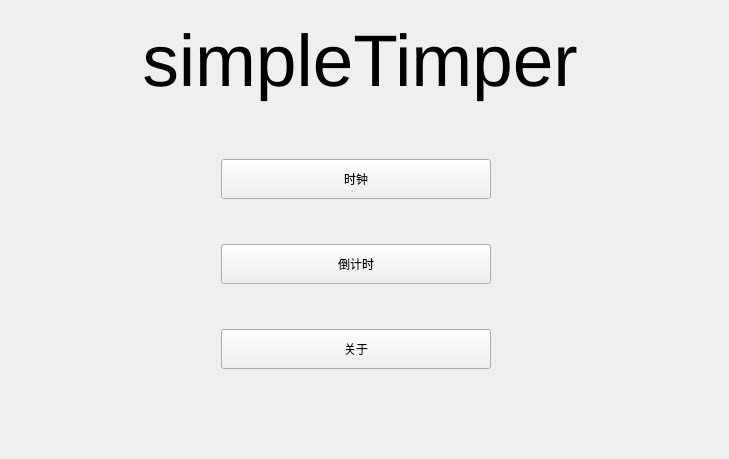
<?xml version="1.0" encoding="UTF-8"?>
<ui version="4.0">
 <class>Form</class>
 <widget class="QWidget" name="Form">
  <property name="windowModality">
   <enum>Qt::NonModal</enum>
  </property>
  <property name="geometry">
   <rect>
    <x>0</x>
    <y>0</y>
    <width>729</width>
    <height>459</height>
   </rect>
  </property>
  <property name="windowTitle">
   <string>Form</string>
  </property>
  <widget class="QStackedWidget" name="stackedWidget">
   <property name="geometry">
    <rect>
     <x>0</x>
     <y>0</y>
     <width>729</width>
     <height>459</height>
    </rect>
   </property>
   <widget class="QWidget" name="firstPage">
    <widget class="QLabel" name="title">
     <property name="geometry">
      <rect>
       <x>70</x>
       <y>10</y>
       <width>580</width>
       <height>101</height>
      </rect>
     </property>
     <property name="font">
      <font>
       <pointsize>55</pointsize>
      </font>
     </property>
     <property name="text">
      <string>simpleTimper</string>
     </property>
     <property name="textFormat">
      <enum>Qt::AutoText</enum>
     </property>
     <property name="alignment">
      <set>Qt::AlignCenter</set>
     </property>
    </widget>
    <widget class="QPushButton" name="about">
     <property name="geometry">
      <rect>
       <x>221</x>
       <y>329</y>
       <width>270</width>
       <height>40</height>
      </rect>
     </property>
     <property name="text">
      <string>关于</string>
     </property>
    </widget>
    <widget class="QPushButton" name="countdown">
     <property name="geometry">
      <rect>
       <x>221</x>
       <y>244</y>
       <width>270</width>
       <height>40</height>
      </rect>
     </property>
     <property name="text">
      <string>倒计时</string>
     </property>
    </widget>
    <widget class="QPushButton" name="timer">
     <property name="geometry">
      <rect>
       <x>221</x>
       <y>159</y>
       <width>270</width>
       <height>40</height>
      </rect>
     </property>
     <property name="text">
      <string>时钟</string>
     </property>
    </widget>
   </widget>
   <widget class="QWidget" name="timerPage">
    <widget class="QPushButton" name="fullDisplayBtn1">
     <property name="geometry">
      <rect>
       <x>230</x>
       <y>320</y>
       <width>270</width>
       <height>40</height>
      </rect>
     </property>
     <property name="text">
      <string>全屏显示</string>
     </property>
    </widget>
    <widget class="QLabel" name="nowTime">
     <property name="geometry">
      <rect>
       <x>70</x>
       <y>20</y>
       <width>571</width>
       <height>201</height>
      </rect>
     </property>
     <property name="font">
      <font>
       <pointsize>100</pointsize>
      </font>
     </property>
     <property name="text">
      <string>TextLabel</string>
     </property>
     <property name="alignment">
      <set>Qt::AlignCenter</set>
     </property>
    </widget>
    <widget class="QLabel" name="nowDate">
     <property name="geometry">
      <rect>
       <x>80</x>
       <y>230</y>
       <width>571</width>
       <height>71</height>
      </rect>
     </property>
     <property name="font">
      <font>
       <pointsize>38</pointsize>
      </font>
     </property>
     <property name="text">
      <string>TextLabel</string>
     </property>
     <property name="alignment">
      <set>Qt::AlignCenter</set>
     </property>
    </widget>
   </widget>
   <widget class="QWidget" name="countdownPage">
    <widget class="QLabel" name="point1">
     <property name="geometry">
      <rect>
       <x>210</x>
       <y>80</y>
       <width>100</width>
       <height>120</height>
      </rect>
     </property>
     <property name="font">
      <font>
       <pointsize>90</pointsize>
      </font>
     </property>
     <property name="text">
      <string>:</string>
     </property>
     <property name="alignment">
      <set>Qt::AlignCenter</set>
     </property>
    </widget>
    <widget class="QLabel" name="point2">
     <property name="geometry">
      <rect>
       <x>400</x>
       <y>80</y>
       <width>100</width>
       <height>120</height>
      </rect>
     </property>
     <property name="font">
      <font>
       <pointsize>90</pointsize>
      </font>
     </property>
     <property name="text">
      <string>:</string>
     </property>
     <property name="alignment">
      <set>Qt::AlignCenter</set>
     </property>
    </widget>
    <widget class="QPushButton" name="startBtn">
     <property name="geometry">
      <rect>
       <x>290</x>
       <y>280</y>
       <width>120</width>
       <height>30</height>
      </rect>
     </property>
     <property name="text">
      <string>开始</string>
     </property>
    </widget>
    <widget class="QLineEdit" name="second">
     <property name="geometry">
      <rect>
       <x>490</x>
       <y>90</y>
       <width>120</width>
       <height>130</height>
      </rect>
     </property>
     <property name="font">
      <font>
       <pointsize>70</pointsize>
      </font>
     </property>
     <property name="text">
      <string/>
     </property>
     <property name="maxLength">
      <number>2</number>
     </property>
     <property name="alignment">
      <set>Qt::AlignCenter</set>
     </property>
    </widget>
    <widget class="QLineEdit" name="minute">
     <property name="geometry">
      <rect>
       <x>300</x>
       <y>90</y>
       <width>120</width>
       <height>130</height>
      </rect>
     </property>
     <property name="font">
      <font>
       <pointsize>70</pointsize>
      </font>
     </property>
     <property name="maxLength">
      <number>2</number>
     </property>
     <property name="alignment">
      <set>Qt::AlignCenter</set>
     </property>
    </widget>
    <widget class="QLineEdit" name="hour">
     <property name="geometry">
      <rect>
       <x>100</x>
       <y>90</y>
       <width>120</width>
       <height>130</height>
      </rect>
     </property>
     <property name="font">
      <font>
       <pointsize>70</pointsize>
      </font>
     </property>
     <property name="maxLength">
      <number>2</number>
     </property>
     <property name="alignment">
      <set>Qt::AlignCenter</set>
     </property>
    </widget>
    <widget class="QPushButton" name="stopBtn">
     <property name="geometry">
      <rect>
       <x>160</x>
       <y>280</y>
       <width>120</width>
       <height>30</height>
      </rect>
     </property>
     <property name="text">
      <string>停止</string>
     </property>
    </widget>
    <widget class="QPushButton" name="fullDisplayBtn2">
     <property name="geometry">
      <rect>
       <x>420</x>
       <y>280</y>
       <width>120</width>
       <height>30</height>
      </rect>
     </property>
     <property name="text">
      <string>全屏显示</string>
     </property>
    </widget>
   </widget>
   <widget class="QWidget" name="abounPage"/>
  </widget>
 </widget>
 <resources/>
 <connections/>
</ui>
